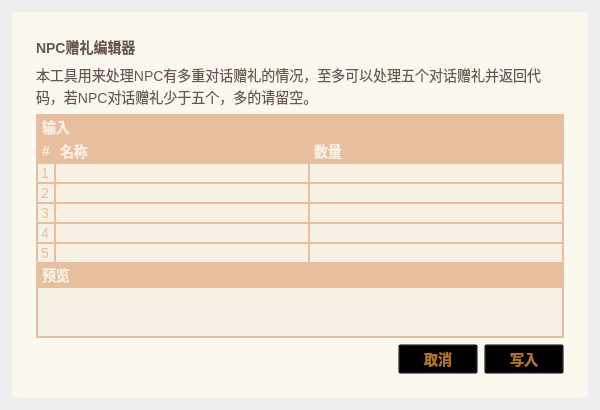
<?xml version="1.0" encoding="UTF-8"?>
<ui version="4.0">
 <class>giftEditorClass</class>
 <widget class="QWidget" name="giftEditorClass">
  <property name="geometry">
   <rect>
    <x>0</x>
    <y>0</y>
    <width>600</width>
    <height>400</height>
   </rect>
  </property>
  <property name="windowTitle">
   <string>giftEditor</string>
  </property>
  <layout class="QGridLayout" name="gridLayout">
   <property name="leftMargin">
    <number>12</number>
   </property>
   <property name="topMargin">
    <number>12</number>
   </property>
   <property name="rightMargin">
    <number>12</number>
   </property>
   <property name="bottomMargin">
    <number>12</number>
   </property>
   <item row="0" column="0">
    <widget class="QFrame" name="pluginContainer">
     <property name="styleSheet">
      <string notr="true">#pluginContainer{
	border: 0px solid rgb(251,248,240);
	background-color: rgb(251,248,240);
	border-radius: 5px;
}</string>
     </property>
     <property name="frameShape">
      <enum>QFrame::StyledPanel</enum>
     </property>
     <property name="frameShadow">
      <enum>QFrame::Raised</enum>
     </property>
     <layout class="QVBoxLayout" name="verticalLayout">
      <property name="spacing">
       <number>6</number>
      </property>
      <property name="leftMargin">
       <number>24</number>
      </property>
      <property name="topMargin">
       <number>24</number>
      </property>
      <property name="rightMargin">
       <number>24</number>
      </property>
      <property name="bottomMargin">
       <number>24</number>
      </property>
      <item>
       <widget class="QLabel" name="pluginTitle">
        <property name="styleSheet">
         <string notr="true">font-size: 14px;
color: #66574A;
font-weight: bold;</string>
        </property>
        <property name="text">
         <string>NPC赠礼编辑器</string>
        </property>
        <property name="wordWrap">
         <bool>true</bool>
        </property>
       </widget>
      </item>
      <item>
       <widget class="QLabel" name="pluginDesc">
        <property name="styleSheet">
         <string notr="true">font-size: 14px;
color: #66574A;</string>
        </property>
        <property name="text">
         <string>&lt;html&gt;&lt;head/&gt;&lt;body&gt;&lt;p&gt;本工具用来处理NPC有多重对话赠礼的情况，至多可以处理五个对话赠礼并返回代码，若NPC对话赠礼少于五个，多的请留空。&lt;/p&gt;&lt;/body&gt;&lt;/html&gt;</string>
        </property>
        <property name="alignment">
         <set>Qt::AlignLeading|Qt::AlignLeft|Qt::AlignTop</set>
        </property>
        <property name="wordWrap">
         <bool>true</bool>
        </property>
       </widget>
      </item>
      <item>
       <layout class="QGridLayout" name="table">
        <property name="spacing">
         <number>0</number>
        </property>
        <item row="0" column="0" colspan="3">
         <widget class="QLabel" name="editorTitle">
          <property name="styleSheet">
           <string notr="true">border: 2px solid rgb(231,191,159);
background: rgb(231,191,159);
color: rgb(246,240,229);
font-size: 14px;
font-weight: bold;</string>
          </property>
          <property name="text">
           <string>输入</string>
          </property>
         </widget>
        </item>
        <item row="1" column="0">
         <widget class="QLabel" name="numDesc">
          <property name="styleSheet">
           <string notr="true">border-left: 2px solid rgb(231,191,159);
border-right: 2px solid rgb(231,191,159);
border-top: 0px solid rgb(231,191,159);
border-bottom: 2px solid rgb(231,191,159);
background: rgb(231,191,159);
color: rgb(246,240,229);
font-size: 14px;
font-weight: bold;</string>
          </property>
          <property name="text">
           <string>#</string>
          </property>
         </widget>
        </item>
        <item row="1" column="1">
         <widget class="QLabel" name="nameDesc">
          <property name="styleSheet">
           <string notr="true">border-left: 0px solid rgb(231,191,159);
border-right: 2px solid rgb(231,191,159);
border-top: 0px solid rgb(231,191,159);
border-bottom: 2px solid rgb(231,191,159);
background: rgb(231,191,159);
color: rgb(246,240,229);
font-size: 14px;
font-weight: bold;</string>
          </property>
          <property name="text">
           <string>名称</string>
          </property>
         </widget>
        </item>
        <item row="1" column="2">
         <widget class="QLabel" name="label">
          <property name="styleSheet">
           <string notr="true">border-left: 0px solid rgb(231,191,159);
border-right: 2px solid rgb(231,191,159);
border-top: 0px solid rgb(231,191,159);
border-bottom: 2px solid rgb(231,191,159);
background: rgb(231,191,159);
color: rgb(246,240,229);
font-size: 14px;
font-weight: bold;</string>
          </property>
          <property name="text">
           <string>数量</string>
          </property>
         </widget>
        </item>
        <item row="2" column="0">
         <widget class="QLabel" name="row1Desc">
          <property name="styleSheet">
           <string notr="true">border-left: 2px solid rgb(231,191,159);
border-right: 2px solid rgb(231,191,159);
border-top: 0px solid rgb(231,191,159);
border-bottom: 2px solid rgb(231,191,159);
background: rgb(246,240,229);
color: rgb(231,191,159);
font-size: 14px;</string>
          </property>
          <property name="text">
           <string>1</string>
          </property>
         </widget>
        </item>
        <item row="2" column="1">
         <widget class="QLineEdit" name="row1NameInput">
          <property name="styleSheet">
           <string notr="true">border-left: 0px solid rgb(231,191,159);
border-right: 2px solid rgb(231,191,159);
border-top: 0px solid rgb(231,191,159);
border-bottom: 2px solid rgb(231,191,159);
background: rgb(246,240,229);
color: rgb(231,191,159);
font-size: 14px;</string>
          </property>
         </widget>
        </item>
        <item row="2" column="2">
         <widget class="QLineEdit" name="row1AmountInput">
          <property name="styleSheet">
           <string notr="true">border-left: 0px solid rgb(231,191,159);
border-right: 2px solid rgb(231,191,159);
border-top: 0px solid rgb(231,191,159);
border-bottom: 2px solid rgb(231,191,159);
background: rgb(246,240,229);
color: rgb(231,191,159);
font-size: 14px;</string>
          </property>
         </widget>
        </item>
        <item row="3" column="0">
         <widget class="QLabel" name="row2Desc">
          <property name="styleSheet">
           <string notr="true">border-left: 2px solid rgb(231,191,159);
border-right: 2px solid rgb(231,191,159);
border-top: 0px solid rgb(231,191,159);
border-bottom: 2px solid rgb(231,191,159);
background: rgb(246,240,229);
color: rgb(231,191,159);
font-size: 14px;</string>
          </property>
          <property name="text">
           <string>2</string>
          </property>
         </widget>
        </item>
        <item row="3" column="1">
         <widget class="QLineEdit" name="row2NameInput">
          <property name="styleSheet">
           <string notr="true">border-left: 0px solid rgb(231,191,159);
border-right: 2px solid rgb(231,191,159);
border-top: 0px solid rgb(231,191,159);
border-bottom: 2px solid rgb(231,191,159);
background: rgb(246,240,229);
color: rgb(231,191,159);
font-size: 14px;</string>
          </property>
         </widget>
        </item>
        <item row="3" column="2">
         <widget class="QLineEdit" name="row2AmountInput">
          <property name="styleSheet">
           <string notr="true">border-left: 0px solid rgb(231,191,159);
border-right: 2px solid rgb(231,191,159);
border-top: 0px solid rgb(231,191,159);
border-bottom: 2px solid rgb(231,191,159);
background: rgb(246,240,229);
color: rgb(231,191,159);
font-size: 14px;</string>
          </property>
         </widget>
        </item>
        <item row="4" column="0">
         <widget class="QLabel" name="row3Desc">
          <property name="styleSheet">
           <string notr="true">border-left: 2px solid rgb(231,191,159);
border-right: 2px solid rgb(231,191,159);
border-top: 0px solid rgb(231,191,159);
border-bottom: 2px solid rgb(231,191,159);
background: rgb(246,240,229);
color: rgb(231,191,159);
font-size: 14px;</string>
          </property>
          <property name="text">
           <string>3</string>
          </property>
         </widget>
        </item>
        <item row="4" column="1">
         <widget class="QLineEdit" name="row3NameInput">
          <property name="styleSheet">
           <string notr="true">border-left: 0px solid rgb(231,191,159);
border-right: 2px solid rgb(231,191,159);
border-top: 0px solid rgb(231,191,159);
border-bottom: 2px solid rgb(231,191,159);
background: rgb(246,240,229);
color: rgb(231,191,159);
font-size: 14px;</string>
          </property>
         </widget>
        </item>
        <item row="4" column="2">
         <widget class="QLineEdit" name="row3AmountInput">
          <property name="styleSheet">
           <string notr="true">border-left: 0px solid rgb(231,191,159);
border-right: 2px solid rgb(231,191,159);
border-top: 0px solid rgb(231,191,159);
border-bottom: 2px solid rgb(231,191,159);
background: rgb(246,240,229);
color: rgb(231,191,159);
font-size: 14px;</string>
          </property>
         </widget>
        </item>
        <item row="5" column="0">
         <widget class="QLabel" name="row4Desc">
          <property name="styleSheet">
           <string notr="true">border-left: 2px solid rgb(231,191,159);
border-right: 2px solid rgb(231,191,159);
border-top: 0px solid rgb(231,191,159);
border-bottom: 2px solid rgb(231,191,159);
background: rgb(246,240,229);
color: rgb(231,191,159);
font-size: 14px;</string>
          </property>
          <property name="text">
           <string>4</string>
          </property>
         </widget>
        </item>
        <item row="5" column="1">
         <widget class="QLineEdit" name="row4NameInput">
          <property name="styleSheet">
           <string notr="true">border-left: 0px solid rgb(231,191,159);
border-right: 2px solid rgb(231,191,159);
border-top: 0px solid rgb(231,191,159);
border-bottom: 2px solid rgb(231,191,159);
background: rgb(246,240,229);
color: rgb(231,191,159);
font-size: 14px;</string>
          </property>
         </widget>
        </item>
        <item row="5" column="2">
         <widget class="QLineEdit" name="row4AmountInput">
          <property name="styleSheet">
           <string notr="true">border-left: 0px solid rgb(231,191,159);
border-right: 2px solid rgb(231,191,159);
border-top: 0px solid rgb(231,191,159);
border-bottom: 2px solid rgb(231,191,159);
background: rgb(246,240,229);
color: rgb(231,191,159);
font-size: 14px;</string>
          </property>
         </widget>
        </item>
        <item row="6" column="0">
         <widget class="QLabel" name="row5Desc">
          <property name="styleSheet">
           <string notr="true">border-left: 2px solid rgb(231,191,159);
border-right: 2px solid rgb(231,191,159);
border-top: 0px solid rgb(231,191,159);
border-bottom: 2px solid rgb(231,191,159);
background: rgb(246,240,229);
color: rgb(231,191,159);
font-size: 14px;</string>
          </property>
          <property name="text">
           <string>5</string>
          </property>
         </widget>
        </item>
        <item row="6" column="1">
         <widget class="QLineEdit" name="row5NameInput">
          <property name="styleSheet">
           <string notr="true">border-left: 0px solid rgb(231,191,159);
border-right: 2px solid rgb(231,191,159);
border-top: 0px solid rgb(231,191,159);
border-bottom: 2px solid rgb(231,191,159);
background: rgb(246,240,229);
color: rgb(231,191,159);
font-size: 14px;</string>
          </property>
         </widget>
        </item>
        <item row="6" column="2">
         <widget class="QLineEdit" name="row5AmountInput">
          <property name="styleSheet">
           <string notr="true">border-left: 0px solid rgb(231,191,159);
border-right: 2px solid rgb(231,191,159);
border-top: 0px solid rgb(231,191,159);
border-bottom: 2px solid rgb(231,191,159);
background: rgb(246,240,229);
color: rgb(231,191,159);
font-size: 14px;</string>
          </property>
         </widget>
        </item>
        <item row="7" column="0" colspan="3">
         <widget class="QLabel" name="outputDesc">
          <property name="styleSheet">
           <string notr="true">border-left: 2px solid rgb(231,191,159);
border-right: 2px solid rgb(231,191,159);
border-top: 0px solid rgb(231,191,159);
border-bottom: 2px solid rgb(231,191,159);
background: rgb(231,191,159);
color: rgb(246,240,229);
font-size: 14px;
font-weight: bold;</string>
          </property>
          <property name="text">
           <string>预览</string>
          </property>
         </widget>
        </item>
        <item row="8" column="0" colspan="3">
         <widget class="QTextEdit" name="outputPreview">
          <property name="styleSheet">
           <string notr="true">border-left: 2px solid rgb(231,191,159);
border-right: 2px solid rgb(231,191,159);
border-top: 0px solid rgb(231,191,159);
border-bottom: 2px solid rgb(231,191,159);
background: rgb(246,240,229);
color: rgb(231,191,159);
font-size: 14px;</string>
          </property>
          <property name="verticalScrollBarPolicy">
           <enum>Qt::ScrollBarAlwaysOff</enum>
          </property>
          <property name="horizontalScrollBarPolicy">
           <enum>Qt::ScrollBarAlwaysOff</enum>
          </property>
         </widget>
        </item>
       </layout>
      </item>
      <item>
       <spacer name="pluginSpacerV">
        <property name="orientation">
         <enum>Qt::Vertical</enum>
        </property>
        <property name="sizeHint" stdset="0">
         <size>
          <width>20</width>
          <height>18</height>
         </size>
        </property>
       </spacer>
      </item>
      <item>
       <layout class="QHBoxLayout" name="horizontalLayout">
        <item>
         <spacer name="pluginSpacerH">
          <property name="orientation">
           <enum>Qt::Horizontal</enum>
          </property>
          <property name="sizeHint" stdset="0">
           <size>
            <width>388</width>
            <height>20</height>
           </size>
          </property>
         </spacer>
        </item>
        <item>
         <widget class="QPushButton" name="cancelEdit">
          <property name="styleSheet">
           <string notr="true">font-size: 14px;
color: #B2732B;
font-weight: bold;
background: transparent;</string>
          </property>
          <property name="text">
           <string>取消</string>
          </property>
         </widget>
        </item>
        <item>
         <widget class="QPushButton" name="sendOutput">
          <property name="styleSheet">
           <string notr="true">font-size: 14px;
color: #B2732B;
font-weight: bold;
background: transparent;</string>
          </property>
          <property name="text">
           <string>写入</string>
          </property>
         </widget>
        </item>
       </layout>
      </item>
     </layout>
    </widget>
   </item>
  </layout>
 </widget>
 <layoutdefault spacing="6" margin="11"/>
 <resources/>
 <connections/>
</ui>
